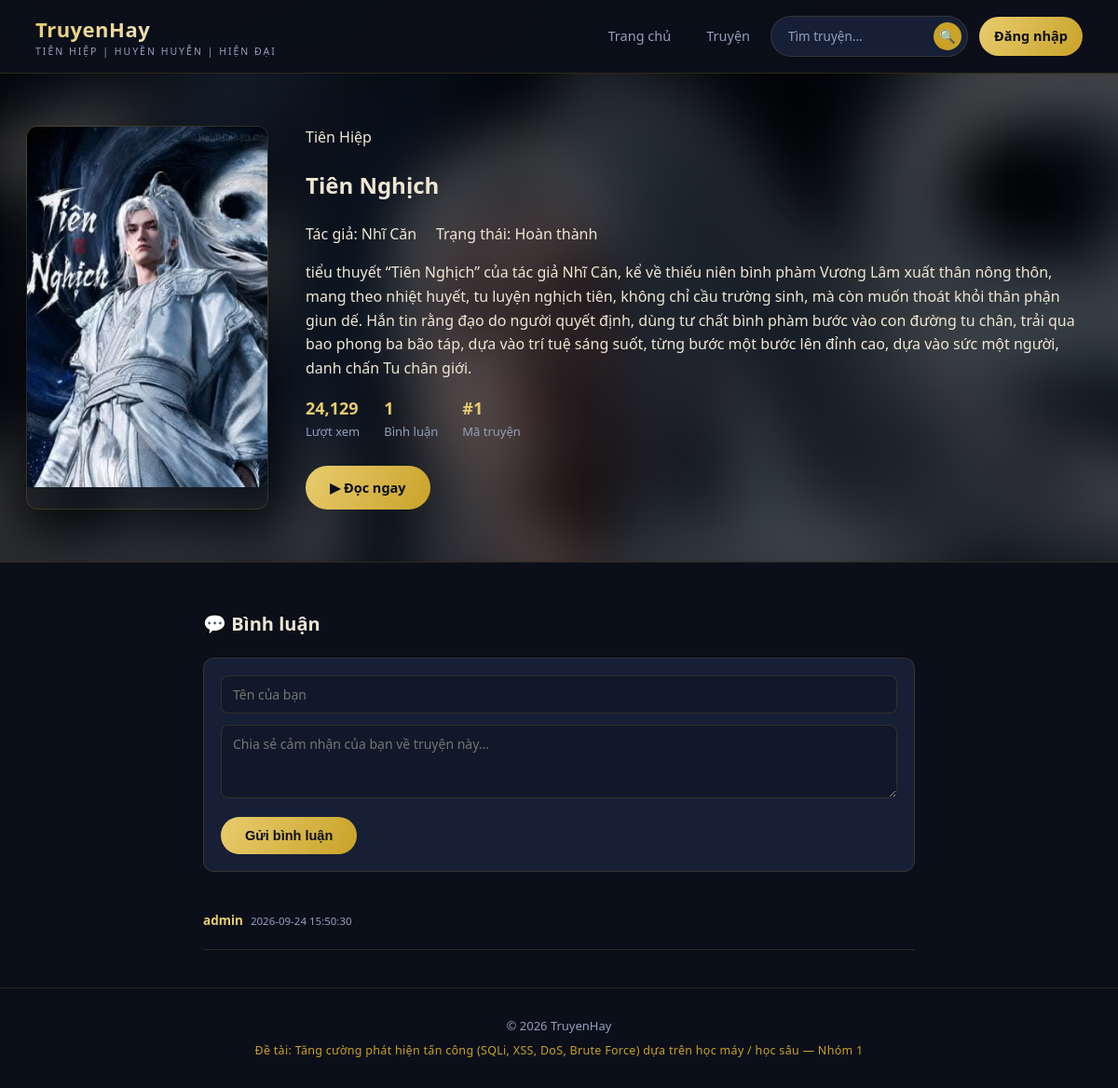
The page /truyen/1 on the database its author committed.
### tables this page shows
CREATE TABLE truyen (
            id INTEGER PRIMARY KEY AUTOINCREMENT,
            title TEXT NOT NULL,
            author TEXT NOT NULL,
            category TEXT NOT NULL,
            description TEXT,
            image TEXT,
            views INTEGER DEFAULT 0,
            status TEXT NOT NULL DEFAULT "Đang ra",
            create_at TIMESTAMP DEFAULT CURRENT_TIMESTAMP
        );

CREATE TABLE comments (
            id INTEGER PRIMARY KEY AUTOINCREMENT,
            truyen_id INTEGER NOT NULL,
            username TEXT NOT NULL,
            content TEXT NOT NULL,
            created_at TIMESTAMP DEFAULT CURRENT_TIMESTAMP,
            FOREIGN KEY (truyen_id) REFERENCES truyen(id)
        );

### app.py (the view, shortened to what this page needs)
@app.route("/truyen/<truyen_id>", methods=["GET", "POST"])
def truyen_detail(truyen_id):
    db = get_db()
    cur = db.cursor()
    if request.method == "GET": #GET
        sql = ("SELECT * FROM truyen WHERE id = {t_id}").format(t_id=truyen_id)
        try: #Lay truyen
            truyen = run_query(sql, fetch="one")
        except sqlite3.Error as e:
            return f"Loi: {e}", 400
        if truyen == None:
            return "Không tìm thấy truyện !", 404
        try: #UPDATE views
            u_sql = "UPDATE truyen SET views = views + 1 WHERE id = {t_id}".format(t_id=truyen_id)
            run_query(u_sql, fetch="none")
        except sqlite3.Error as e:
            pass
        try: #Comments
            cmt_sql = ("SELECT * FROM comments WHERE truyen_id = {id} ORDER BY id"
                       ).format(id=truyen_id)
            comments = run_query(cmt_sql)
        except sqlite3.Error as e:
            comments =[]
        return render_template("truyen_detail.html", truyen=truyen, comments=comments)

### app.py (called while the page is built)
def get_db():
    if "db" not in g:
        g.db = sqlite3.connect(DB_PATH)
        g.db.row_factory = sqlite3.Row
    return g.db

def run_query(query, fetch="all"):
    db = get_db()
    cur = db.cursor()
    cur.execute(query)
    if fetch == "all":
        rows = cur.fetchall()
        return rows
    elif fetch == "one":
        row = cur.fetchone()
        return row
    else:
        db.commit()
        return None

### templates/truyen_detail.html (shortened to what this page needs)
<!DOCTYPE html>
<html lang="vi">
<head>
<link rel="stylesheet" href="{{ url_for('static', filename='style.css') }}">
</head>
<body>
<header class="site-header">
  <div class="header-inner">
    <a href="{{ url_for('index') }}" class="brand">
      <div>
        <div class="brand-text">TruyenHay</div>
        <div class="brand-sub">Tiên hiệp | Huyền huyễn | Hiện đại</div>
      </div>
    </a>
    <nav class="main-nav">
      <a href="{{ url_for('index') }}">Trang chủ</a>
      <a href="{{ url_for('truyen_list') }}">Truyện</a>
      <form class="search-form" action="{{ url_for('truyen_list') }}" method="get">
        <input type="text" name="q" placeholder="Tìm truyện...">
        <button type="submit" aria-label="Tìm kiếm">🔍</button>
      </form>
      {% if session.get('username') %}
        <a href="{{ url_for('logout') }}">Đăng xuất ({{ session.get('username') }})</a>
      {% else %}
        <a href="{{ url_for('login') }}" class="cta">Đăng nhập</a>
      {% endif %}
    </nav>
  </div>
</header>
<section class="detail-hero">
  {% set cover_img = truyen['image'] if truyen['image'] else 'tiennghich.jpg' %}
  {% set cover_url = url_for('static', filename='images/' + cover_img) %}
  <div class="detail-hero-bg" style="background-image: url('{{cover_url}}');"></div>
  <div class="detail-inner">
    <div class="detail-cover">
      <img src="{{cover_url}}" alt="{{ truyen.title }}">
    </div>
    <div class="hero-info">
      <span class="category-tag">{{ truyen['category']}}</span>
      <h1>{{ truyen['title'] }}</h1>
      <div class="author">Tác giả: {{ truyen['author'] }} &nbsp; &nbsp; Trạng thái: {{ truyen['status'] }}</div>
      <p class="desc">{{ truyen['description'] }}</p>
      <div class="stat-row">
        <div class="stat"><b>{{ "{:,}".format(truyen['views'] or 0) }}</b>Lượt xem</div>
        <div class="stat"><b>{{ comments|length }}</b>Bình luận</div>
        <div class="stat"><b>#{{ truyen['id'] }}</b>Mã truyện</div>
      </div>
      <a href="#doc" class="btn btn-primary">▶ Đọc ngay</a>
    </div>
  </div>
</section>
<div class="comments-wrap" id="doc">
  <h2>💬 Bình luận</h2>
  <form class="comment-form" method="post" action="{{ url_for('truyen_detail', truyen_id=truyen['id']) }}">
    <input type="text" name="username" placeholder="Tên của bạn"
           value="{{ session.get('username', '') }}" required>
    <textarea name="content" rows="3" placeholder="Chia sẻ cảm nhận của bạn về truyện này..." required></textarea>
    <button type="submit" class="btn btn-primary">Gửi bình luận</button>
  </form>
  {% for c in comments %}
  <div class="comment-item">
    <div class="who">{{ c.username }}<span class="when">{{ c.created_at }}</span></div>
  </div>
  {% else %}
  <p style="color:var(--muted);">Chưa có bình luận nào. Hãy là người đầu tiên!</p>
  {% endfor %}
</div>
<footer class="site-footer">
  <div>© 2026 TruyenHay</div>
  <div class="project-line">Đề tài: Tăng cường phát hiện tấn công (SQLi, XSS, DoS, Brute Force) dựa trên học máy / học sâu — Nhóm 1</div>
</footer>
</body>
</html>

### rows shown on the page
truyen: category "Tiên Hiệp", title "Tiên Nghịch", author "Nhĩ Căn", status "Hoàn thành", description "tiểu thuyết “Tiên Nghịch” của tác giả Nhĩ Căn, kể về thiếu niên bình phàm Vương Lâm xuất thân nông thôn, mang theo nhiệt huyết, tu luyện nghịch tiên, không chỉ cầu trường sinh, mà còn muốn thoát khỏi thân phận giun dế. Hắn tin rằng đạo do người quyết định, dùng tư chất bình phàm bước vào con đường tu chân, trải qua bao phong ba bão táp, dựa vào trí tuệ sáng suốt, từng bước một bước lên đỉnh cao, dựa vào sức một người, danh chấn Tu chân giới.", views "24,129", id "1"
comments: username "admin", created_at "2026-09-24 15:50:30"

### other values the page prints
{{ comments|length }} "1"
